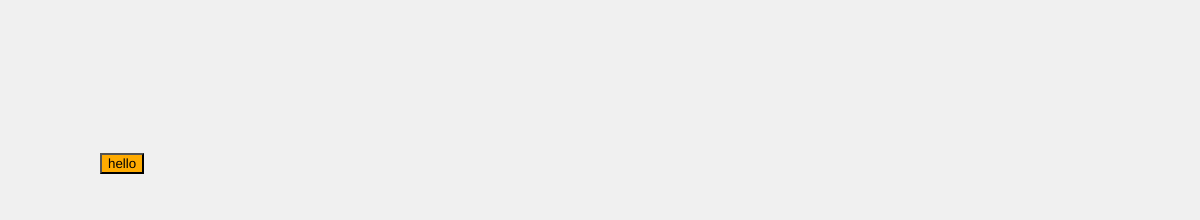
Frame 1 (no input)
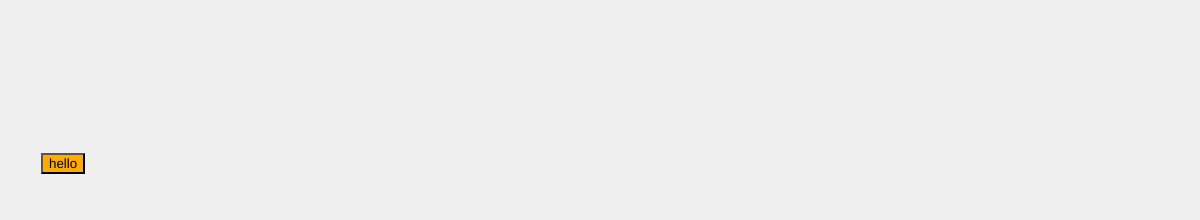
Frame 60 (no input)
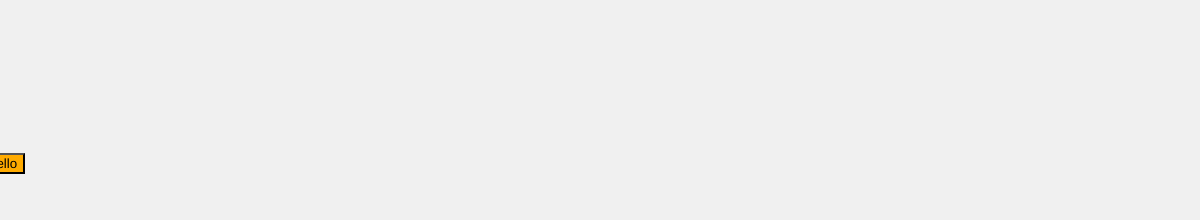
Frame 120 (the mouse pressed at the canvas centre since frame 60)

The p5.js sketch that drew these frames (run headless with seeded random() and noise() and a simulated clock; from frame 60 on, the mouse is pressed at the canvas centre):

// p5.js sketch
// ── sketch.js
var myContainer;
var divx = 0;
var divy = 0;
var x = 100;
var buttonnumber = 0;
var buttoncounter = 1;
var offset = 0;
var changeOffset = 50;
var col;
var message = ["hello", "can", "you", "keep", "clicking", "the", "buttons", "?", "keep", "clicking", "the", "buttons", "!", "click", "me", "!", "if",
  "you", "can", "!"
];

function setup() {
  createCanvas(windowWidth, 220);
  background(240);
  myContainer = createDiv('');
  // myContainer.style("background-color", "#AAA");
  firstclick();
}

function draw() {
  myContainer.position(divx, divy);
  divx = divx - 1;
}

function firstclick() {

  col = color(255, noise(offset) * 255, 0)
  offset += changeOffset;

  var h = randomGaussian(150, 5);
  
  button = createButton(message[buttonnumber]);
  button.position(x, h);
  button.mousePressed(buttonclick);
  // button.style("width", "50px");
  button.style("background-color", col);
  button.parent(myContainer);
}


function buttonclick() {

  var h = randomGaussian(150, 5);
  buttonnumber++;

  if (buttonnumber >= message.length - 1) {
    buttonnumber = 0;
  }

  col = color(255, noise(offset) * 255, 0);
  offset += changeOffset;
  x += 90;
  h = h;

  button = createButton(message[buttonnumber]);
  button.position(x, h);
  button.mousePressed(buttonclick);
  // button.style("width", "50px");
  button.style("background-color", col);
  button.parent(myContainer);
}
